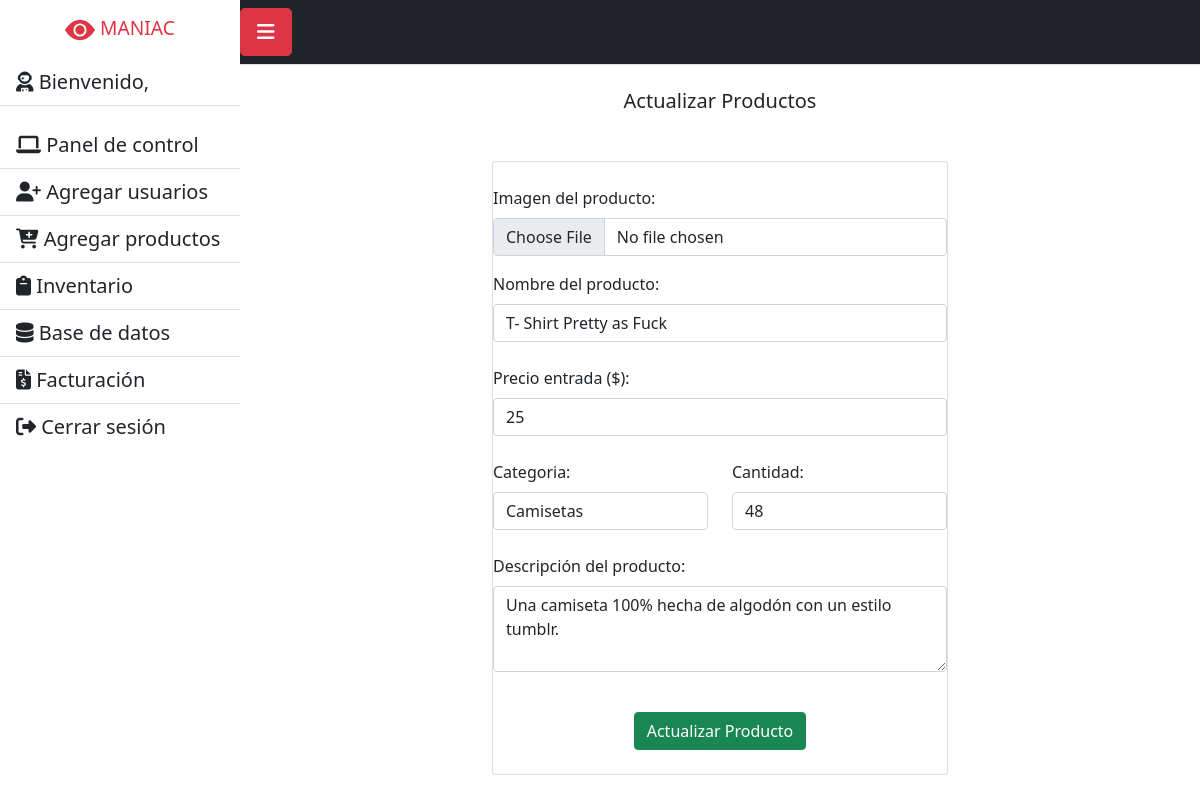
The page /actProductos.php?codigo=61 on the database its author committed.
### tables this page shows
CREATE TABLE `productos` (
  `codigo` int(9) NOT NULL,
  `nombree` varchar(200) NOT NULL,
  `ruta` varchar(200) NOT NULL,
  `nombre` varchar(100) NOT NULL,
  `precioEntrada` varchar(25) NOT NULL,
  `categoria` varchar(25) NOT NULL,
  `cantidad` varchar(9) NOT NULL,
  `descripcion` varchar(250) NOT NULL
);

### actProductos.php (the view, shortened to what this page needs)
<?php
include ("php/con_db.php");
if (isset($_GET['codigo'])){
    $codigo = $_GET['codigo'];
    $consulta = "SELECT * FROM productos WHERE codigo = $codigo";
    $resultado = mysqli_query($conex, $consulta);
    if(mysqli_num_rows($resultado) == 1){
        $row = mysqli_fetch_array($resultado);
    $nombre = $row['nombre'];
    $precioEntrada = $row['precioEntrada'];
    $categoria = $row['categoria'];
    $cantidad = $row['cantidad'];
    $descripcion = $row['descripcion'];
}
}
?>
<!DOCTYPE html>
<html lang="es">
<head>
<link href="https://cdn.jsdelivr.net/npm/bootstrap@5.0.0-alpha3/dist/css/bootstrap.min.css" rel="stylesheet">
<link rel="stylesheet" href="css/inventario.css">
</head>
<body>
<div class="d-flex" id="wrapper">
    <div class="bg-white border-right vh-100" id="sidebar-wrapper">
        <div class="sidebar-heading  text-danger  text-center lead"><svg width="30" height="30" viewBox="0 0 16 16" class="bi bi-eye-fill" fill="currentColor" xmlns="http://www.w3.org/2000/svg">
  <path d="M10.5 8a2.5 2.5 0 1 1-5 0 2.5 2.5 0 0 1 5 0z"/>
  <path fill-rule="evenodd" d="M0 8s3-5.5 8-5.5S16 8 16 8s-3 5.5-8 5.5S0 8 0 8zm8 3.5a3.5 3.5 0 1 0 0-7 3.5 3.5 0 0 0 0 7z"/>
</svg> MANIAC</div>
<div class="list-group list-group-flush overflow-auto h-100 ">
            <p class="list-group-item list-group-item-action bg-white  lead"><i class="fas fa-user-astronaut fa-1x"></i>  Bienvenido, <?php echo $_SESSION['email'] ?></p>
            <a href="admin.php" class="list-group-item list-group-item-action bg-white lead"><i class="fas fa-laptop"></i> Panel de control</a>
            <a href="agregarUsuarios.php" class="list-group-item list-group-item-action bg-white lead"><i class="fas fa-user-plus"></i> Agregar usuarios</a>
            <a href="agregarProductos.php" class="list-group-item list-group-item-action bg-white lead"><i class="fas fa-cart-plus"></i> Agregar productos</a>
            <a href="inventario.php" class="list-group-item list-group-item-action bg-white lead"><i class="fas fa-clipboard"></i> Inventario</a>
            <a href="baseDeDatos.php" class="list-group-item list-group-item-action bg-white lead"><i class="fas fa-database"></i> Base de datos</a>
            <a href="facturacion.php" class="list-group-item list-group-item-action bg-white lead"><i class="fas fa-file-invoice-dollar"></i> Facturación</a>
            <a href="cerrarSesion.php" class="list-group-item list-group-item-action bg-white lead"><i class="fas fa-sign-out-alt"></i> Cerrar sesión</a>
        </div>
    </div>
    <div id="page-content-wrapper">
        <nav class="navbar navbar-expand-lg navbar-white bg-dark border-bottom">
            <button class="btn btn-danger btn-lg" id="menu-toggle"><i class="fas fa-bars"></i></button>
        </nav>
        <h1 class="mt-4 ml-2 text-center lead">Actualizar Productos</h1>
        <div class=" mt-4 container">
        <div class="row row justify-content-center align-items-center">
        <div class="col col-xl-6 col-sm-12 col-xs-12 col-md-6 ">
        <div class="card mt-4 pl-4 pr-4">
        <form action="actProductos.php?codigo=<?php echo $_GET['codigo']; ?>" method="POST" enctype="multipart/form-data">
        <div class="row">
        <div class="col"><br>
    <div class="mb-3">
  <label for="formFile" class="form-label">Imagen del producto:</label>
  <input class="form-control" type="file" id="formFile" name="img" required>
</div>
<label class=" mb-2">Nombre del producto:</label>
        <input type="text" class="form-control" placeholder="Ej. Camisa Roja" aria-label="Nombre Producto" name="nombre"  value="<?php echo $nombre; ?>" required>
        </div>
    </div>
    <br>
          <div class="row">
          <div class="col">
          <label class="mb-2">Precio entrada ($):</label>
            <input type="number" class="form-control"  name="precioEntrada" value="<?php echo $precioEntrada; ?>" required>
          </div>
        </div><br>
        <div class="row">
          <div class="col">
          <label class="mb-2">Categoria:</label>
            <input type="text" class="form-control" placeholder="Ej. Camisetas" name="categoria"  value="<?php echo $categoria; ?>" required>
          </div>
          <div class="col">
          <label class="mb-2">Cantidad:</label>
            <input type="number" class="form-control"  name="cantidad" value="<?php echo $cantidad; ?>" required>
          </div>
        </div><br>
        <div class="mb-3">
  <label for="exampleFormControlTextarea1" class="form-label">Descripción del producto:</label>
  <textarea class="form-control" name="descripcion" rows="3"  ><?php echo $descripcion; ?></textarea>
</div>
    <br>
      <div class="row">
          <div class="col text-center">
      <button class="btn btn-success mb-4" type="submit" name="actualizar" value="getvalues">Actualizar Producto</button>
      </div>
      </div>
    </div>
        </div>
        </div>
        </div>
</div>
</body>
</html>

### css/inventario.css (style rules this page uses)
body { overflow-x: hidden; }
#sidebar-wrapper { min-height: 100vh; margin-left: -15rem; -webkit-transition: margin .25s ease-out; -moz-transition: margin .25s ease-out; -o-transition: margin .25s ease-out; transition: margin .25s ease-out; }
#sidebar-wrapper .sidebar-heading { padding: 0.875rem 1.25rem; font-size: 1.2rem; }
#sidebar-wrapper .list-group { width: 15rem; }
#page-content-wrapper { min-width: 100vw; }
@media (min-width: 768px) { #sidebar-wrapper { margin-left: 0; } }
@media (min-width: 768px) { #page-content-wrapper { min-width: 0; width: 100%; } }

### rows shown on the page
productos: nombre "T- Shirt Pretty as Fuck", precioEntrada "25", categoria "Camisetas", cantidad "48", descripcion "Una camiseta 100% hecha de algodón con un estilo tumblr."
